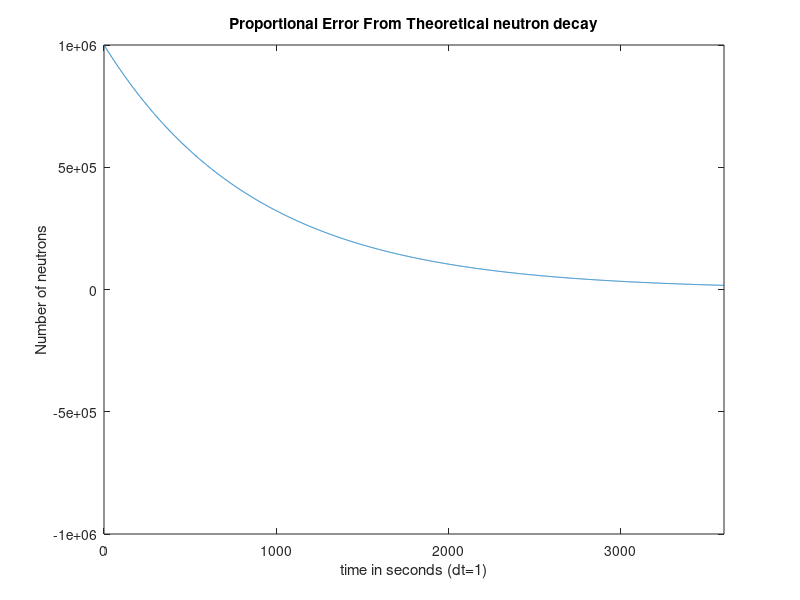

Source code (MATLAB):
clear
a(1)=1.e6;
t(1)=0;
dt=1;
%dt=10;
%dt=60;
%dt=600;
%dt=1200;
%dt=1800;
%k=1./1200.
k=log(2)/612; %Casey value of neutron half-life = 10.2 minute
ttotal=3600.;
nl=ttotal/dt;
for l=1:nl
    t(l+1)=l*dt;
    a(l+1)=(1-k*dt)*a(l);
end
% Q4: a(l+1)=a(l)/(1+k*dt)
% Q5: a(l+1)=0.5*((1-k*dt)+1/(1+k*dt))*a(l)

%plot(t,a);
%axis([0. 3600. -1.e6 1.e6]);
%xlabel('time in seconds (dt=1800)');
%ylabel('Number of neutrons');
%title('Simulated neutron decay');

for l=1:nl+1
    t_th(l)=(l-1)*dt;
    a_th(l)=a(1)*exp(-k*t_th(l));
end
plot(t_th,a_th)
xlabel('time in seconds (dt=1)');
ylabel('Number of neutrons');
title('Proportional Error From Theoretical neutron decay')
axis([0. 3600. -1.e6 1.e6])
%plot(t_th,a-a_th);
%title('simulated - theoretical neutron decay')
%axis([0. 3600. -250 250])
%axis([0. 3600. -2500 2500])
%axis([0. 3600. -15000 15000])
%axis([0. 3600. -300000 300000])
%ylabel('simulated expectation number - theoretical expectation number')
%plot(t_th,(a-a_th)./a_th);
%ylabel('(sim. ex. number - theo. ex. number)/theo. ex. number')
%title('proportional simulated - theoretical neutron decay')
%axis([0. 3600. -4.e-3 4.e-3])
%axis([0. 3600. -4.e-2 4.e-2])
%axis([0. 3600. -2.4e-1 2.4e-1])
%axis([0. 3600. -4.8 4.8])

